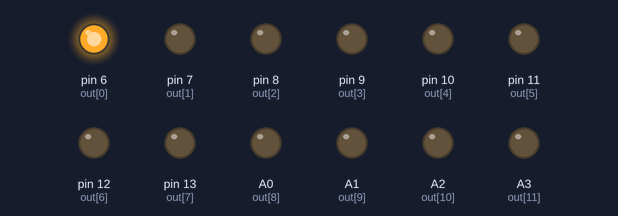
Bench run of a sketch on a simulated Arduino Uno, built with avr-gcc and run on an emulated ATmega328P. Shown: output pins drawn as LEDs (lit = HIGH).

Above: at 0.5 s.
At 3.5 s:
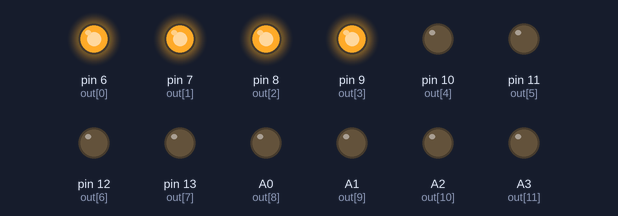
At 5.5 s:
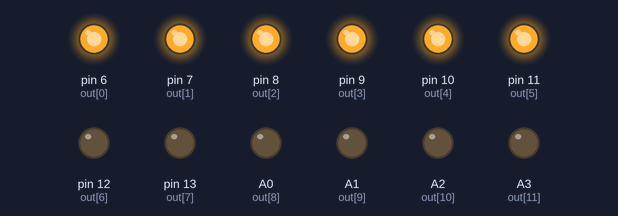
At 7.5 s:
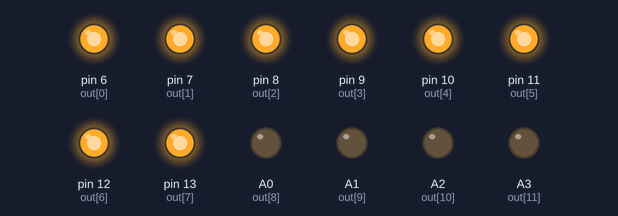
At 11.5 s:
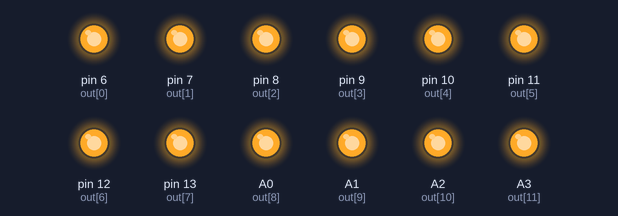
At 15.5 s:
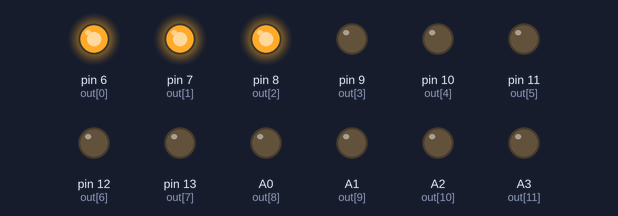
Timing chart, 0 to 16.9 s (numbered marks = the images above):
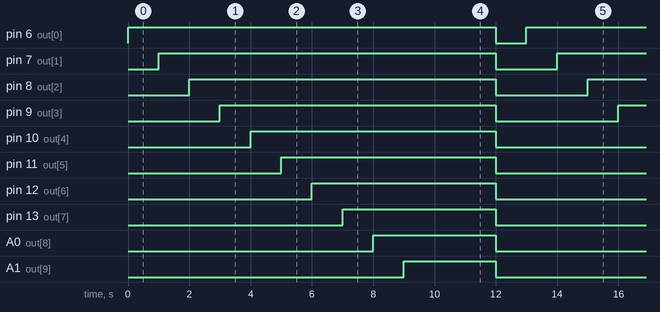

The sketch:

ex6-3.ino
```cpp
const byte out[] = {6,7,8,9,10,11,12,13,A0,A1,A2,A3,0xff};
void setup() {
  for(byte i = 0;out[i] != 0xff; i++){
    pinMode(out[i], OUTPUT);
  }
  for(byte i=0;out[i]!=0xff;i++){
    digitalWrite(out[i],LOW);
    }
}

void loop() {
  for(byte i=0;out[i]!=0xff;i++){
    digitalWrite(out[i],HIGH);
    delay(1000);
    }

    for(byte i=0;out[i]!=0xff;i++){
    digitalWrite(out[i],LOW);
    }
    delay(1000);
}
```

Measured:
- by itself, pin 6 (out[0]): alternates HIGH for 12.0 s and LOW for 1.0 s
- by itself, pin 7 (out[1]): alternates HIGH for 11.0 s and LOW for 2.0 s
- by itself, pin 8 (out[2]): alternates HIGH for 10.0 s and LOW for 3.0 s
- by itself, pin 9 (out[3]): alternates HIGH for 9.0 s and LOW for 4.0 s
- by itself, pin 10 (out[4]): alternates HIGH for 8.0 s and LOW for 5.0 s
- by itself, pin 11 (out[5]): alternates HIGH for 7.0 s and LOW for 6.0 s
- by itself, pin 12 (out[6]): alternates HIGH for 6.0 s and LOW for 7.0 s
- by itself, pin 13 (out[7]): alternates HIGH for 5.0 s and LOW for 8.0 s
